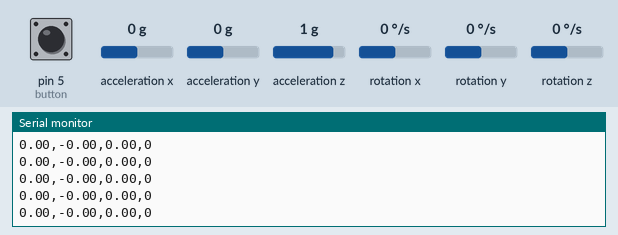
Recording of a sketch running on a simulated Arduino Uno, built with avr-gcc and run on an emulated ATmega328P. On the bench: the last lines printed to the serial monitor. The inputs (shaded band) are chosen by the test bench; at power-on: acceleration x 0 g, pin 5 (button) LOW, acceleration y 0 g, acceleration z 1 g, rotation x 0 °/s, rotation y 0 °/s, rotation z 0 °/s.

Above: at 4.2 s.
4.3 s: acceleration x set to -1.4 g
At 5.1 s:
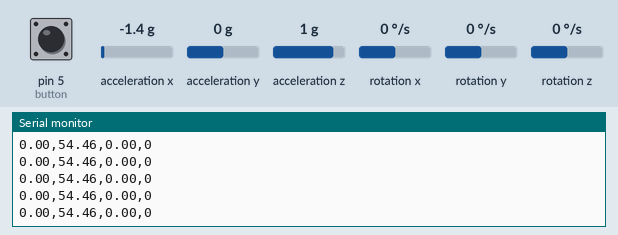
7.3 s: pin 5 (button) pulled HIGH for 0.15 s
8.9 s: acceleration y set to -1.4 g
At 9.8 s:
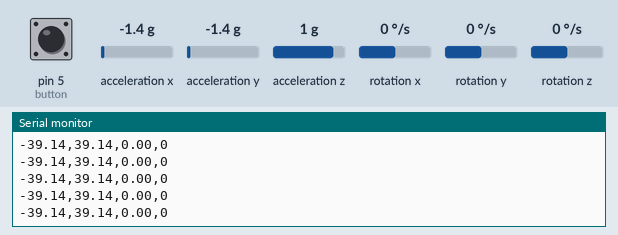
Timing chart, 0 to 10.0 s (numbered marks = the images above; inputs shaded):
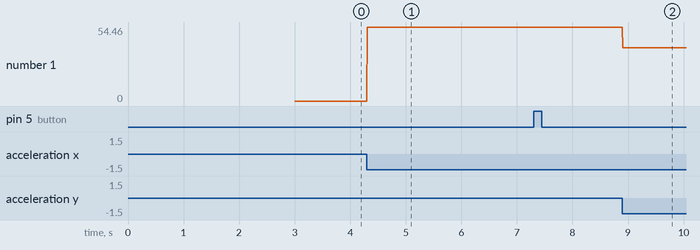

Measured:
- after the input at 4.3 s, the serial monitor: prints a new line at once (image 1)
- after the input at 8.9 s, the serial monitor: prints a new line at once (image 2)
- plotted number 1: 0 → 54.46 after the input at 4.3 s, 54.46 → 39.14 after the input at 8.9 s

The sketch:

Arduino.ino
```cpp
//We are using the i2cdevlib by jrowberg https://github.com/jrowberg/i2cdevlib and the Arduino Wire library

#include <MPU6050_tockn.h>
#include <Wire.h>
#define button 5

MPU6050 mpu6050(Wire);

void setup() {
  pinMode(button, INPUT); //set pinMode for button press check
  Serial.begin(250000); //begin serial with 250000 baud
  Wire.begin(); //begin wire communication
  mpu6050.begin(); //begin mpu6050 communication
  mpu6050.calcGyroOffsets(true); //calculate offsets

  Serial.flush(); //flush serial output

  while (!Serial);
}

//update values and write to serial
void loop() {
  mpu6050.update();
  Serial.println( String(mpu6050.getAngleX()) + "," + String(mpu6050.getAngleY()) + "," + String(mpu6050.getAngleZ()) + "," + digitalRead(button) );
}
```
